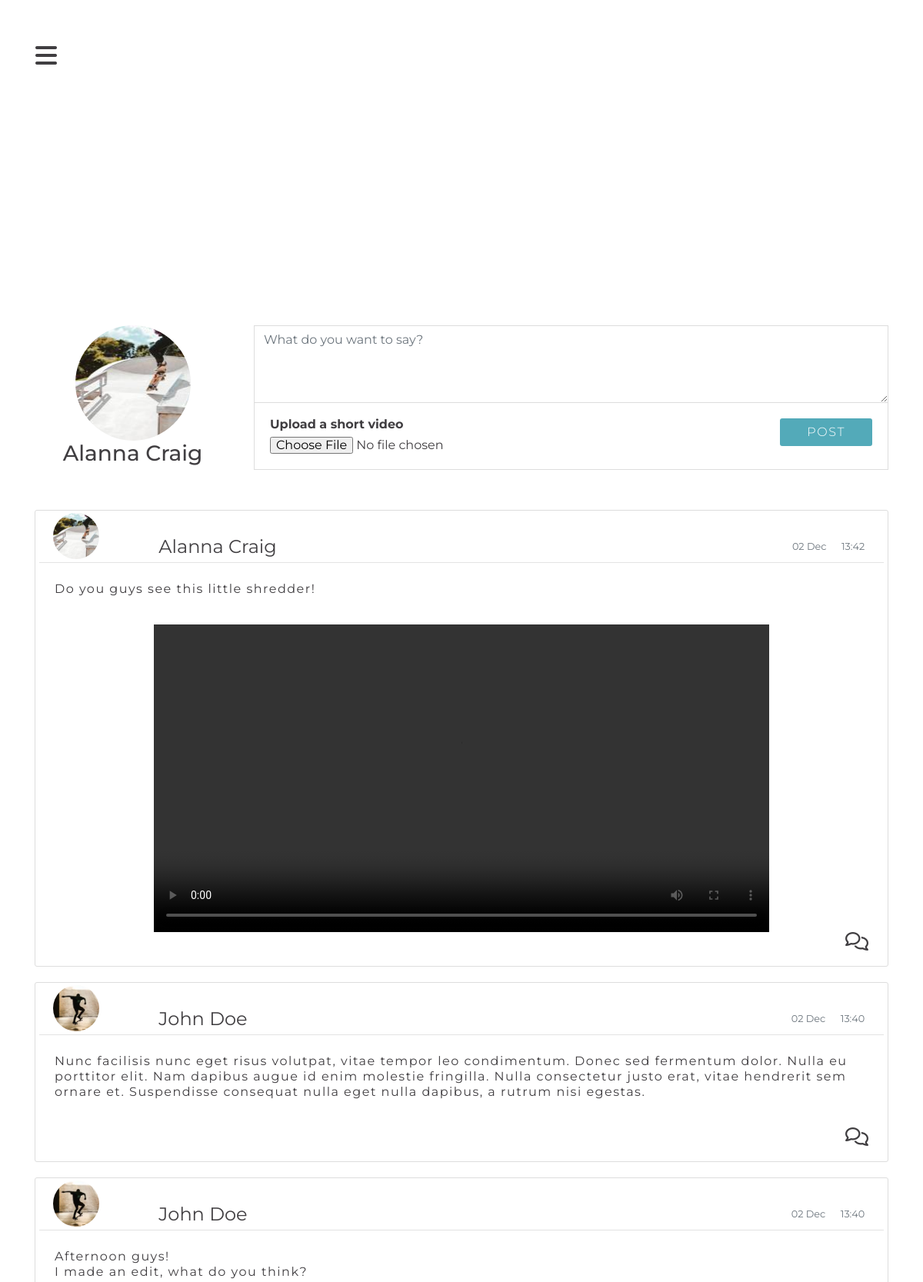
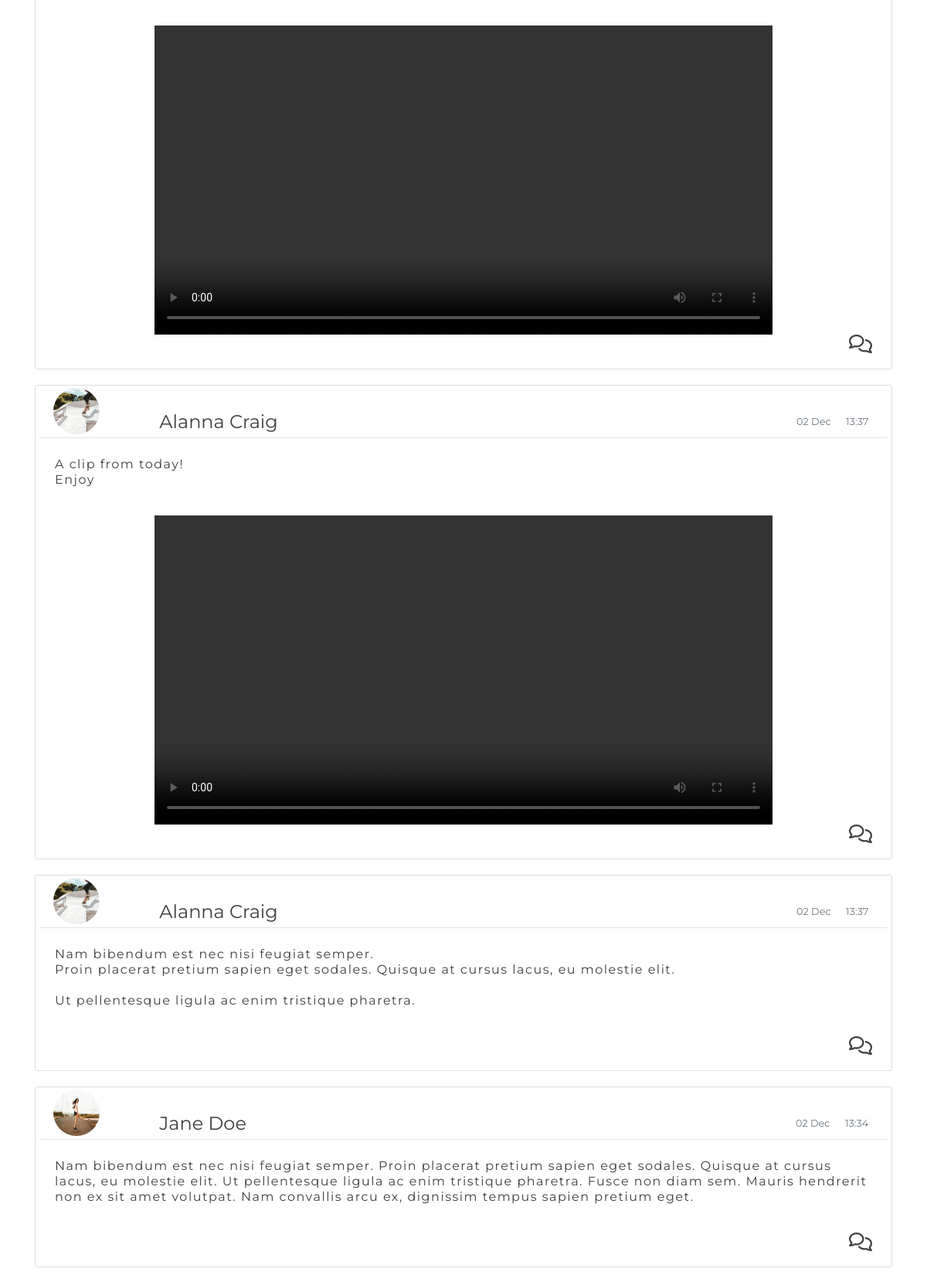
/feed (signed in, upper part), run on the app's committed database (2 pictures, top to bottom).
### skateschool/models.py (models this page shows, shortened)
class User(db.Model, UserMixin):
    id = db.Column(db.Integer, primary_key=True)
    userImage = db.Column(db.String(20), nullable=False, default='default.jpg')
    userFN = db.Column(db.String(40), nullable=False)
    userSN = db.Column(db.String(100), nullable=False)
    email = db.Column(db.String(100), unique=True, nullable=False)
    password = db.Column(db.String(100), nullable=False)
    age = db.Column(db.Integer, nullable=False)
    posts = db.relationship('Posts', backref='author', lazy=True)
    comments = db.relationship('Comments', backref='author', lazy=True)

class Posts(db.Model):
    id = db.Column(db.Integer, primary_key=True)
    date = db.Column(db.DateTime, nullable=False, default=datetime.utcnow)
    content = db.Column(db.Text(250), nullable=False)
    media = db.Column(db.String(20))
    user_id = db.Column(db.Integer, db.ForeignKey('user.id'), nullable=False)
    comments = db.relationship('Comments', backref='post', lazy=True)

### skateschool/routes.py (the view, shortened to what this page needs)
@app.route('/feed', methods=['GET','POST'])
@login_required
def feed():
    postForm = PostForm()
    page = request.args.get('page', 1, type=int)
    posts=Posts.query.order_by(Posts.date.desc()).paginate(per_page=7)
    userImage = url_for('static', filename='profileImg/' + current_user.userImage)
    return render_template('feed.html', postForm=postForm, posts=posts, userImage=userImage)

### skateschool/forms.py
class PostForm(FlaskForm):
    content = TextAreaField('Content', validators=[DataRequired()])
    media = FileField('Upload a short video', validators=[FileAllowed(['mov', 'mp4'])])
    submit = SubmitField('Post')

### skateschool/models.py (called while the page is built)
@login_manager.user_loader
def load_user(user_id):
    return User.query.get(int(user_id))

### skateschool/templates/feed.html (shortened to what this page needs)
{% extends "layout.html" %}
{% block content %}
	<div class="container">
		<div class="row">
			<div class="col-3">
				<img class="rounded-circle account-img" src="{{ userImage }}">
				<h3 class="text-center"> {{ current_user.userFN }} {{ current_user.userSN }} </h3>
			</div>
			<div class="col-9">
				<div class="well well-sm well-new-post">
					<form method="post" action="" enctype="multipart/form-data">
						{% if postForm.content.errors %}
							{{ postForm.content(class="form-control is-invalid", placeholder='What do you want to say?') }}
								<div class="errorMsg">
									{% for error in postForm.content.errors %}
										<span>{{ error }}</span>
									{% endfor %}
								</div>
							{% else %}
								{{ postForm.content(class="form-control", placeholder='What do you want to say?') }}
							{% endif %}
						<div class='row newPostBtn'>
							<div class="col">
								<strong>{{ postForm.media.label}}</strong>
								{{ postForm.media(class="form-control-file") }}
							</div>
							<div class="col">
								{{ postForm.submit(class="forms_buttons-action float-right") }}
							</div>
						</div>
					</form>
				</div>
			</div>
			</div>
		<br><br><br>
		{% for post in posts.items %}
			<article class="media contentSection">
				<div class="media-body">
					<div class="row postHeadings">
						<div class="col-1">
							<img class="rounded-circle article-img" src="{{ url_for('static', filename='profileImg/' + post.author.userImage) }}">
						</div>
						<div class="col">
							<div class="postMetadata">
								{% if post.author == current_user %}
									<a class="mr-2" href="{{ url_for('profile') }}">{{ post.author.userFN }}  {{ post.author.userSN }}</a>
								{% else %}
									<a class="mr-2" href="{{ url_for('userPosts', userFN=post.author.userFN) }}">{{ post.author.userFN }}  {{ post.author.userSN }}</a>
								{% endif %}
								<small class="text-muted timeDate">{{ post.date.strftime('%-H:%M')}}</small>
								<small class="text-muted timeDate">{{ post.date.strftime('%d %b')}}</small>
							</div>
						</div>
					</div>
					<div class="row">
						<p class="postContent">{{ post.content }}</p>
					</div>
					<div class="row">
						{% if post.media != None %}
							<video width="400" controls class="mediaFile">
								<source  src="{{ url_for('static', filename='postVideo/' + post.media) }}"/>
							</video>
						{% endif %}
					</div>
					<div class="row commentsIcon float-right">
						<a href="{{ url_for('post', post_id=post.id) }}"><i class="far fa-comments"></i></a>
					</div>
				</div>
			</article>
		{% endfor %}
	</div>
{% endblock content %}

### skateschool/static/style.css (style rules this page uses)
body { background: white; color: #403E41; font-family: "Montserrat", sans-serif; line-height: 1em; margin-top: 5%; min-height: 100%; }
h1, h2, h3, h4, h5, h6, a { color: #403E41; }
.article-img { width: 60px; height: 60px; margin: 5%; }
.postHeadings { padding-bottom: 1px; margin-bottom: 4px; border-bottom: 1px solid #e3e3e3 }
.postMetadata { margin-top: 4%; }
.postMetadata a { font-size: 1.5em; margin-left: 5%; }
.timeDate { float:right; margin: 0 1%; }
.contentSection { background: #ffffff; padding: 0px 20px; border: 1px solid #dddddd; border-radius: 3px; margin-bottom: 20px; }
.postContent { white-space: pre-line; padding: 20px; letter-spacing: 1.5px; line-height: 20px; }
.mediaFile { height: 400px; width: auto; margin-right: auto; margin-left: auto; display: block; }
.commentsIcon { padding: 0 20px 20px 0; font-size: 1.5em; }
.well-new-post { border-radius: 0; background-color: #ffffff; border: 1px solid #ddd; padding:0; }
.well-new-post .form-control { width: 100%; min-height: 100px; border: none; border-radius: 0; box-shadow: none; border-bottom: 1px solid #dddddd ; }
.well-new-post .newPostHead, .newPostBtn { padding: 10px; }
.newPostBtn { padding: 20px; }
input { background-color: transparent; padding: 0; border: 0; outline: 0; }
input[type="submit"] { cursor: pointer; }
input::placeholder { font-size: 0.8rem; font-family: "Montserrat", sans-serif; font-weight: 300; letter-spacing: 0.1rem; color: #ccc; }
.forms_buttons-action { background-color: #53aab9; border-radius: 3px; padding: 10px 35px; font-size: 1rem; font-family: "Montserrat", sans-serif; font-weight: 300; color: #fff; text-transform: uppercase; letter-spacing: 0.1rem; -webkit-transition: background-color 0.2s ease-in-out; transition: background-color 0.2s ease-in-out; }
.account-img { width: 150px; height: 150px; display: block; margin-left: auto; margin-right: auto; }

### data on the page
User: userFN "Alanna", userSN "Craig"
Posts: userImage (placeholder picture), author.userFN "Alanna", author.userSN "Craig", date "13:42", date "02 Dec", content "Do you guys see this little shredder!"
Posts: userImage (picture), author.userFN "John", author.userSN "Doe", date "13:40", date "02 Dec", content "Nunc facilisis nunc eget risus volutpat, vitae tempor leo condimentum. Donec sed fermentum dolor. Nulla eu porttitor elit. Nam dapibus augue id enim molestie fringilla. Nulla consectetur justo erat, vitae hendrerit sem ornare et. Suspendisse consequat nulla eget nulla dapibus, a rutrum nisi egestas."
Posts: userImage (picture), author.userFN "John", author.userSN "Doe", date "13:40", date "02 Dec", content "Afternoon guys! I made an edit, what do you think?"
Posts: userImage (placeholder picture), author.userFN "Alanna", author.userSN "Craig", date "13:37", date "02 Dec", content "A clip from today! Enjoy"
Posts: userImage (placeholder picture), author.userFN "Alanna", author.userSN "Craig", date "13:37", date "02 Dec", content "Nam bibendum est nec nisi feugiat semper. Proin placerat pretium sapien eget sodales. Quisque at cursus lacus, eu molestie elit. Ut pellentesque ligula ac enim tristique pharetra."
Posts: userImage (picture), author.userFN "Jane", author.userSN "Doe", date "13:34", date "02 Dec", content "Nam bibendum est nec nisi feugiat semper. Proin placerat pretium sapien eget sodales. Quisque at cursus lacus, eu molestie elit. Ut pellentesque ligula ac enim tristique pharetra. Fusce non diam sem. Mauris hendrerit non ex sit amet volutpat. Nam convallis arcu ex, dignissim tempus sapien pretium eget."

### other printed values
{{ postForm.media.label }} "Upload a short video"
